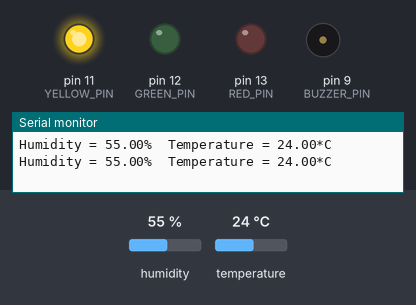
This sketch was run on a simulated Arduino Uno, built with avr-gcc and run on an emulated ATmega328P. Shown: output pins drawn as LEDs (lit = HIGH), buzzer (waves = sounding, pin HIGH), the last lines printed to the serial monitor. The inputs (shaded band) are chosen by the test bench; at power-on: temperature 24 °C, humidity 55 %.

Above: at 4.8 s.
4.9 s: temperature set to 21 °C
9.9 s: temperature set to 18 °C
At 13.4 s:
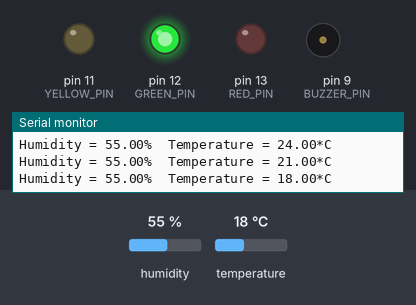
14.9 s: temperature set to 28 °C
At 17.4 s:
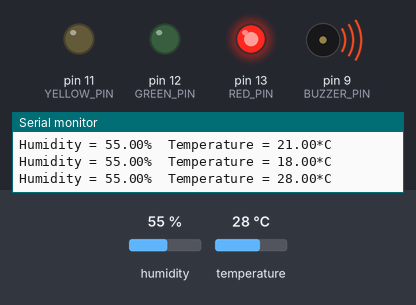
19.9 s: temperature set to 24 °C
At 21.3 s:
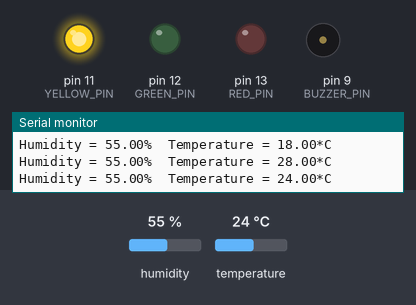
24.9 s: temperature set to 12 °C
At 29.2 s:
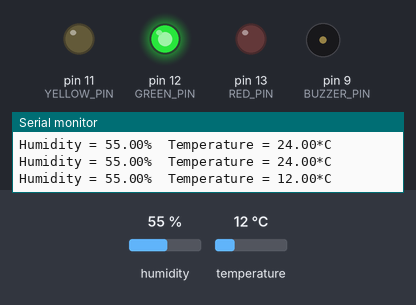
Timing chart, 0 to 30.7 s (numbered marks = the images above; inputs shaded):
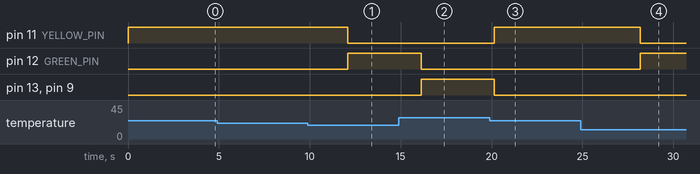

The sketch:

Cau3.ino
```cpp
/*
  Author: @lov3five
  Câu 3
*/
//Thư viện DHT
#include <dht.h>
//Khai báo hằng số chân Pin của DHT = A0
#define DHT_PIN A0
dht DHT;

int YELLOW_PIN = 11;
int GREEN_PIN = 12;
int RED_PIN = 13;
int BUZZER_PIN = 9;

void setup() {
  Serial.begin(9600);
  pinMode(YELLOW_PIN, OUTPUT);
  pinMode(GREEN_PIN, OUTPUT);
  pinMode(RED_PIN, OUTPUT);
  pinMode(BUZZER_PIN, OUTPUT);
  pinMode(DHT_PIN, INPUT);
}

void loop() {
  //Dùng read11 của thư viện DHT đọc đầu vào
  DHT.read11(DHT_PIN);

  //Dùng temperature của thư viện DHT để đọc dữ liệu nhiệt độ
  Serial.print("Humidity = ");
  Serial.print(DHT.humidity);
  Serial.print("% ");
  Serial.print(" Temperature = ");
  Serial.print(DHT.temperature);
  Serial.println("*C  ");

  if (DHT.temperature < 20) {
    //Led Xanh sáng
    digitalWrite(YELLOW_PIN, LOW);
    digitalWrite(RED_PIN, LOW);
    digitalWrite(BUZZER_PIN, LOW);
    digitalWrite(GREEN_PIN, HIGH);
  } else if ((DHT.temperature >= 20) && (DHT.temperature <= 25)) {
    //Led vàng sáng
    digitalWrite(GREEN_PIN, LOW);
    digitalWrite(RED_PIN, LOW);
    digitalWrite(BUZZER_PIN, LOW);
    digitalWrite(YELLOW_PIN, HIGH);
  } else {
    //Led đỏ sáng
    digitalWrite(GREEN_PIN, LOW);
    digitalWrite(YELLOW_PIN, LOW);
    digitalWrite(RED_PIN, HIGH);
    digitalWrite(BUZZER_PIN, HIGH);
  }
  //Time lấy mẫu
  delay(4000);
}
```

Measured:
- the behaviour switches between 20 and 19 °C on temperature (found by bisection; images 0 and 1)
- the behaviour switches between 26 and 25 °C on temperature (found by bisection; images 2 and 3)
- after the input at 9.9 s, pin 11 (YELLOW_PIN): HIGH → LOW after 2.2 s; pin 12 (GREEN_PIN): LOW → HIGH after 2.2 s
- after the input at 14.9 s, pin 12 (GREEN_PIN): HIGH → LOW after 1.2 s; pin 13 (RED_PIN), pin 9 (BUZZER_PIN): LOW → HIGH after 1.2 s
- after the input at 19.9 s, pin 11 (YELLOW_PIN): LOW → HIGH after 0.25 s; pin 13 (RED_PIN), pin 9 (BUZZER_PIN): HIGH → LOW after 0.25 s
- after the input at 24.9 s, pin 11 (YELLOW_PIN): HIGH → LOW after 3.3 s; pin 12 (GREEN_PIN): LOW → HIGH after 3.3 s
